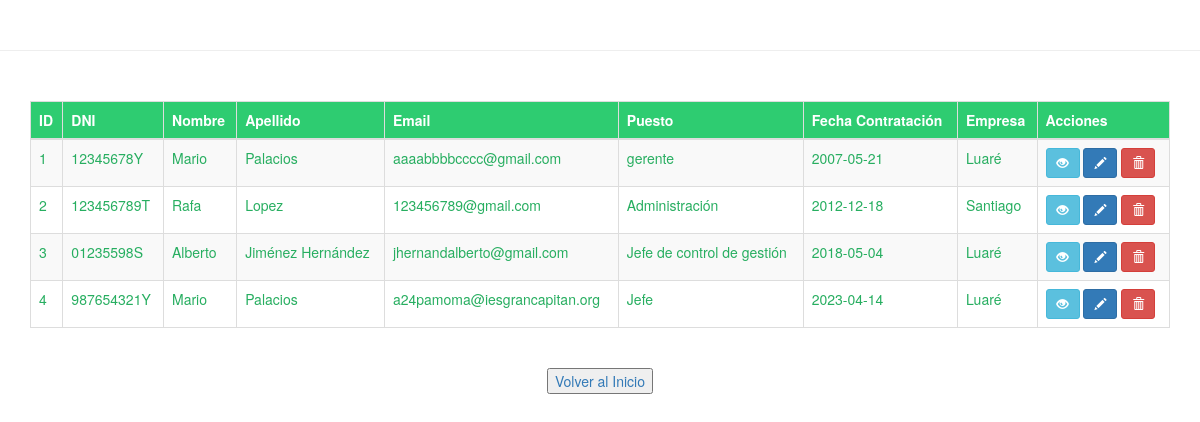
/trabajadores, run on the app's committed database.
### app/models.py (models this page shows)
class Trabajador(db.Model):
    __tablename__ = 'trabajador'
    id = db.Column(db.Integer, primary_key=True)
    dni = db.Column(db.String(20), unique=True, nullable=False)
    nombre = db.Column(db.String(120), nullable=False)
    apellido = db.Column(db.String(120), nullable=False)
    email = db.Column(db.String(120))
    puesto = db.Column(db.String(100))
    fecha_contratacion = db.Column(db.Date, default=date.today)
    empresa_id = db.Column(db.Integer, db.ForeignKey('empresa.id', ondelete='RESTRICT'), nullable=False)

class Empresa(db.Model):
    __tablename__ = 'empresa'
    id = db.Column(db.Integer, primary_key=True)
    cif = db.Column(db.String(64), unique=True, nullable=False)
    nombre = db.Column(db.String(120), nullable=False)
    direccion = db.Column(db.String(200))
    sector = db.Column(db.String(100))
    telefono = db.Column(db.String(50))
    email = db.Column(db.String(120))
    trabajadores = db.relationship('Trabajador', backref='empresa', cascade="all, delete-orphan", passive_deletes=True)

### app/app.py (the view)
    @app.route('/trabajadores')
    def trabajadores_list():
        trabajadores = Trabajador.query.all()
        return render_template('trabajadores_list.html', trabajadores=trabajadores)

### app/templates/trabajadores_list.html
{% extends "base.html" %}
{% block content %}
    <hr style="margin:50px 0;">
<div class="container">
    <table class="table table-striped table-bordered">
        <thead style="background:#2ecc71; color:#fff;">
            <tr>
                <th>ID</th>
                <th>DNI</th>
                <th>Nombre</th>
                <th>Apellido</th>
                <th>Email</th>
                <th>Puesto</th>
                <th>Fecha Contratación</th>
                <th>Empresa</th>
                <th>Acciones</th>
            </tr>
        </thead>
        <tbody>
            {% for t in trabajadores %}
            <tr style="color:#27ae60;">
                <td>{{ t.id }}</td>
                <td>{{ t.dni }}</td>
                <td>{{ t.nombre }}</td>
                <td>{{ t.apellido }}</td>
                <td>{{ t.email }}</td>
                <td>{{ t.puesto }}</td>
                <td>{{ t.fecha_contratacion }}</td>
                <td>{{ t.empresa.nombre }}</td>
                <td>
                    <a href="{{ url_for('trabajador_detail', id=t.id) }}" class="btn btn-info btn-sm">
                        <span class="glyphicon glyphicon-eye-open"></span>
                    </a>
                    <a href="{{ url_for('trabajador_edit', id=t.id) }}" class="btn btn-primary btn-sm">
                        <span class="glyphicon glyphicon-pencil"></span>
                    </a>
                    <form method="POST" action="{{ url_for('trabajador_delete', id=t.id) }}" style="display:inline;">
                        <button type="submit" class="btn btn-danger btn-sm" onclick="return confirm('¿Seguro que deseas eliminar este trabajador?')">
                            <span class="glyphicon glyphicon-trash"></span>
                        </button>
                    </form>
                </td>
            </tr>
            {% endfor %}
        </tbody>
    </table>
</div>
<div style="text-align:center; margin: 20px 0;">
    <a href="{{ url_for('menu') }}">
        <button>Volver al Inicio</button>
    </a>
</div>
{% endblock %}

### data on the page
Trabajador: id "1", dni "12345678Y", nombre "Mario", apellido "Palacios", email "aaaabbbbcccc@gmail.com", puesto "gerente", fecha_contratacion "2007-05-21", empresa.nombre "Luaré"
Trabajador: id "2", dni "123456789T", nombre "Rafa", apellido "Lopez", email "123456789@gmail.com", puesto "Administración", fecha_contratacion "2012-12-18", empresa.nombre "Santiago"
Trabajador: id "3", dni "01235598S", nombre "Alberto", apellido "Jiménez Hernández", email "jhernandalberto@gmail.com", puesto "Jefe de control de gestión", fecha_contratacion "2018-05-04", empresa.nombre "Luaré"
Trabajador: id "4", dni "987654321Y", nombre "Mario", apellido "Palacios", email "a24pamoma@iesgrancapitan.org", puesto "Jefe", fecha_contratacion "2023-04-14", empresa.nombre "Luaré"
